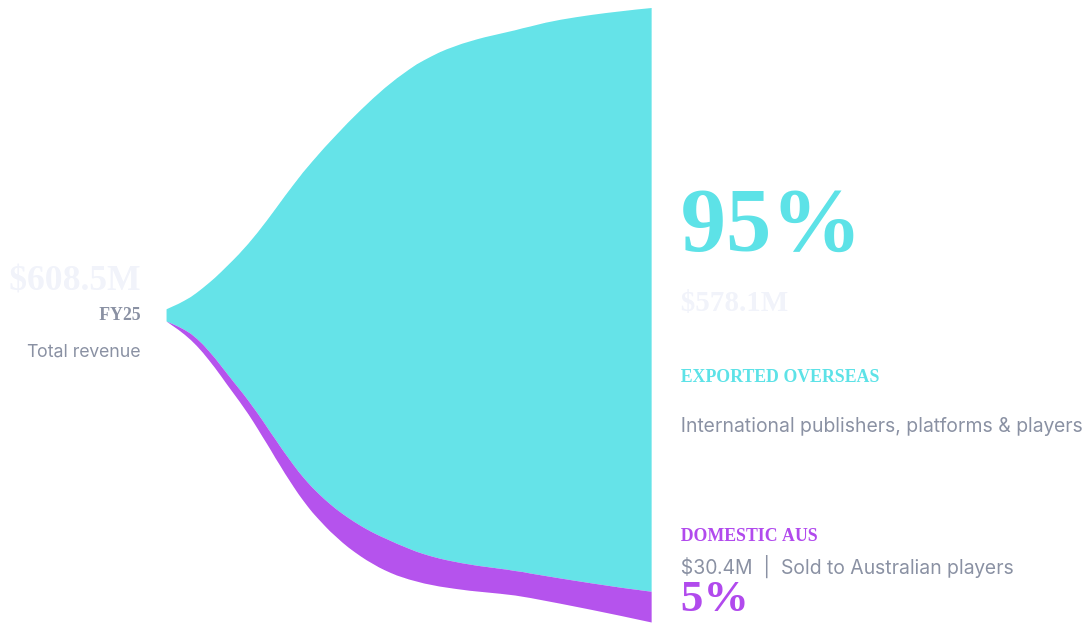

This figure's Vega-Lite source:
### Vega-Lite specification from a JSON file in a GitHub repository (floating-point values rounded to 4 significant figures)
{"$schema": "https://vega.github.io/schema/vega-lite/v5.json", "description": "Custom split-flow diagram showing the destination of Australian game industry revenue: 95% exported, 5% sold domestically. The two streams flow outward from a single source.", "width": "container", "height": 380, "background": "transparent", "padding": {"top": 28, "left": 140, "right": 210, "bottom": 28}, "layer": [{"data": {"values": [{"x": 0, "y_top": 51, "y_bottom": 49, "flow": "Exports"}, {"x": 5, "y_top": 53, "y_bottom": 47, "flow": "Exports"}, {"x": 15, "y_top": 60, "y_bottom": 38, "flow": "Exports"}, {"x": 30, "y_top": 75, "y_bottom": 22, "flow": "Exports"}, {"x": 50, "y_top": 90, "y_bottom": 12, "flow": "Exports"}, {"x": 75, "y_top": 97, "y_bottom": 8, "flow": "Exports"}, {"x": 100, "y_top": 100, "y_bottom": 5, "flow": "Exports"}]}, "mark": {"type": "area", "interpolate": "monotone", "color": "#5DE2E7", "opacity": 0.95}, "encoding": {"x": {"field": "x", "type": "quantitative", "scale": {"domain": [0, 100]}, "axis": null}, "y": {"field": "y_top", "type": "quantitative", "scale": {"domain": [0, 100]}, "axis": null}, "y2": {"field": "y_bottom"}}}, {"data": {"values": [{"x": 0, "y_top": 49, "y_bottom": 49, "flow": "Domestic"}, {"x": 5, "y_top": 47, "y_bottom": 46, "flow": "Domestic"}, {"x": 15, "y_top": 38, "y_bottom": 36, "flow": "Domestic"}, {"x": 30, "y_top": 22, "y_bottom": 18, "flow": "Domestic"}, {"x": 50, "y_top": 12, "y_bottom": 7, "flow": "Domestic"}, {"x": 75, "y_top": 8, "y_bottom": 4, "flow": "Domestic"}, {"x": 100, "y_top": 5, "y_bottom": 0, "flow": "Domestic"}]}, "mark": {"type": "area", "interpolate": "monotone", "color": "#B14AED", "opacity": 0.95}, "encoding": {"x": {"field": "x", "type": "quantitative", "scale": {"domain": [0, 100]}}, "y": {"field": "y_top", "type": "quantitative", "scale": {"domain": [0, 100]}}, "y2": {"field": "y_bottom"}}}, {"data": {"values": [{"x": 100, "y": 52, "text": "$578.1M", "type": "value"}, {"x": 100, "y": 65, "text": "95%", "type": "headline"}, {"x": 100, "y": 40, "text": "EXPORTED OVERSEAS", "type": "category"}, {"x": 100, "y": 32, "text": "International publishers, platforms & players", "type": "sub"}]}, "layer": [{"transform": [{"filter": "datum.type === 'headline'"}], "mark": {"type": "text", "font": "Space Grotesk", "fontSize": 56, "fontWeight": 700, "color": "#5DE2E7", "align": "left", "dx": 18}, "encoding": {"x": {"field": "x", "type": "quantitative"}, "y": {"field": "y", "type": "quantitative"}, "text": {"field": "text"}}}, {"transform": [{"filter": "datum.type === 'value'"}], "mark": {"type": "text", "font": "Space Grotesk", "fontSize": 18, "fontWeight": 600, "color": "#f1f3fa", "align": "left", "dx": 18}, "encoding": {"x": {"field": "x", "type": "quantitative"}, "y": {"field": "y", "type": "quantitative"}, "text": {"field": "text"}}}, {"transform": [{"filter": "datum.type === 'category'"}], "mark": {"type": "text", "font": "Space Grotesk", "fontSize": 11, "fontWeight": 700, "color": "#5DE2E7", "align": "left", "dx": 18, "letterSpacing": 2}, "encoding": {"x": {"field": "x", "type": "quantitative"}, "y": {"field": "y", "type": "quantitative"}, "text": {"field": "text"}}}, {"transform": [{"filter": "datum.type === 'sub'"}], "mark": {"type": "text", "font": "Inter", "fontSize": 12, "color": "#8a91a3", "align": "left", "dx": 18}, "encoding": {"x": {"field": "x", "type": "quantitative"}, "y": {"field": "y", "type": "quantitative"}, "text": {"field": "text"}}}]}, {"data": {"values": [{"x": 100, "y": 4, "text": "5%", "type": "headline"}, {"x": 100, "y": 14, "text": "DOMESTIC AUS", "type": "category"}, {"x": 100, "y": 9, "text": "$30.4M  |  Sold to Australian players", "type": "sub"}]}, "layer": [{"transform": [{"filter": "datum.type === 'headline'"}], "mark": {"type": "text", "font": "Space Grotesk", "fontSize": 28, "fontWeight": 700, "color": "#B14AED", "align": "left", "dx": 18}, "encoding": {"x": {"field": "x", "type": "quantitative"}, "y": {"field": "y", "type": "quantitative"}, "text": {"field": "text"}}}, {"transform": [{"filter": "datum.type === 'category'"}], "mark": {"type": "text", "font": "Space Grotesk", "fontSize": 11, "fontWeight": 700, "color": "#B14AED", "align": "left", "dx": 18, "letterSpacing": 2}, "encoding": {"x": {"field": "x", "type": "quantitative"}, "y": {"field": "y", "type": "quantitative"}, "text": {"field": "text"}}}, {"transform": [{"filter": "datum.type === 'sub'"}], "mark": {"type": "text", "font": "Inter", "fontSize": 12, "color": "#8a91a3", "align": "left", "dx": 18}, "encoding": {"x": {"field": "x", "type": "quantitative"}, "y": {"field": "y", "type": "quantitative"}, "text": {"field": "text"}}}]}, {"data": {"values": [{"x": 0, "y": 50, "text": "FY25", "type": "label"}, {"x": 0, "y": 56, "text": "$608.5M", "type": "headline"}, {"x": 0, "y": 44, "text": "Total revenue", "type": "sub"}]}, "layer": [{"transform": [{"filter": "datum.type === 'headline'"}], "mark": {"type": "text", "font": "Space Grotesk", "fontSize": 22, "fontWeight": 700, "color": "#f1f3fa", "align": "right", "dx": -16}, "encoding": {"x": {"field": "x", "type": "quantitative"}, "y": {"field": "y", "type": "quantitative"}, "text": {"field": "text"}}}, {"transform": [{"filter": "datum.type === 'label'"}], "mark": {"type": "text", "font": "Space Grotesk", "fontSize": 11, "fontWeight": 700, "color": "#8a91a3", "align": "right", "dx": -16, "letterSpacing": 2}, "encoding": {"x": {"field": "x", "type": "quantitative"}, "y": {"field": "y", "type": "quantitative"}, "text": {"field": "text"}}}, {"transform": [{"filter": "datum.type === 'sub'"}], "mark": {"type": "text", "font": "Inter", "fontSize": 11, "color": "#8a91a3", "align": "right", "dx": -16}, "encoding": {"x": {"field": "x", "type": "quantitative"}, "y": {"field": "y", "type": "quantitative"}, "text": {"field": "text"}}}]}], "config": {"view": {"stroke": null}}}
